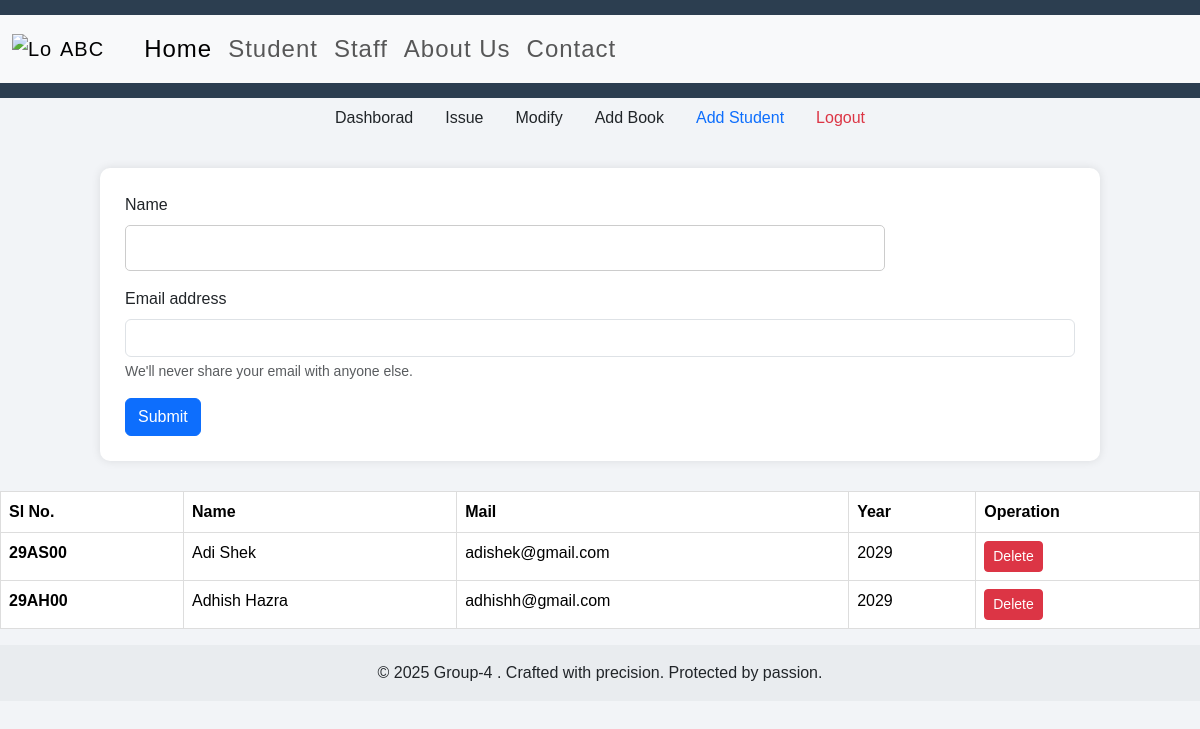
The page /addstu on the database its author committed.
### app.py (models this page shows)
class Student(db.Model):
    id = db.Column(db.String(6),primary_key=True)
    name = db.Column(db.String(50))
    passout = db.Column(db.Integer)
    mail = db.Column(db.String(75))

### app.py (the view, shortened to what this page needs)
@app.route("/addstu",methods=["POST","GET"])
def Add_Student():
    all_stu = Student.query.all()
    return render_template("addstu.html",stus=all_stu)

### templates/addstu.html (shortened to what this page needs)
{% extends "base.html" %}
{% block b %}
<ul class="nav justify-content-center">
  <li class="nav-item">
    <a class="nav-link text-dark" href="/dashboard">Dashborad</a>
  </li>
  <li class="nav-item">
    <a class="nav-link text-dark" href="/issue">Issue</a>
  </li>
  <li class="nav-item">
    <a class="nav-link text-dark" href="/modify">Modify</a>
  </li>
  <li class="nav-item">
    <a class="nav-link text-dark" href="/add_book">Add Book</a>
  </li>
  <li class="nav-item">
    <a class="nav-link active" href="/addstu">Add Student</a>
  </li>
  <li class="nav-item">
    <a class="nav-link text-danger" href="/logout">Logout</a>
  </li>
</ul>
<div class="container">
<form method="post" action="/addstu">
  <div class="mb-3">
    <label class="form-label">Name</label>
    <input type="text" name="name" class="form-control">
  </div>
  <div class="mb-3">
    <label class="form-label">Email address</label>
    <input type="email" name="mail" class="form-control">
    <div class="form-text">We'll never share your email with anyone else.</div>
  </div>
  <button type="submit" class="btn btn-primary">Submit</button>
</form>
</div>
<table class="table">
  <thead>
    <tr>
      <th scope="col">Sl No.</th>
      <th scope="col">Name</th>
      <th scope="col">Mail</th>
      <th scope="col">Year</th>
      <th scope="col">Operation</th>
    </tr>
  </thead>
  <tbody>
    {% for stu in stus %}
    <tr>
      <th scope="row">{{stu.id}}</th>
      <td>{{stu.name}}</td>
      <td>{{stu.mail}}</td>
      <td>{{stu.passout}}</td>
      <td><a href="/delstu/{{stu.id}}" type="button" class="btn btn-sm btn-danger">Delete</a></td>
    </tr>
    {% endfor %}
  </tbody>
</table>
{% endblock b %}

### static/style.css (style rules this page uses)
body { font-family: 'Poppins', sans-serif; background: #f2f4f7; margin: 0; padding: 0; }
.container { width: 90%; max-width: 1000px; margin: 30px auto; background: #fff; padding: 25px; border-radius: 10px; box-shadow: 0 0 10px rgba(0,0,0,0.1); }
input[type="text"] { width: 80%; padding: 10px; border: 1px solid #ccc; border-radius: 5px; font-size: 16px; }
button { padding: 10px 15px; background: #3498db; color: white; border: none; border-radius: 5px; cursor: pointer; font-size: 16px; }
table { width: 100%; border-collapse: collapse; margin-top: 10px; }
th, td { border: 1px solid #ddd; text-align: left; padding: 10px; }
th { background-color: #3498db; color: white; }
tr:nth-child(even) { background-color: #f9f9f9; }

### rows shown on the page
Student: id "29AS00", name "Adi Shek", mail "adishek@gmail.com", passout "2029"
Student: id "29AH00", name "Adhish Hazra", mail "adhishh@gmail.com", passout "2029"
